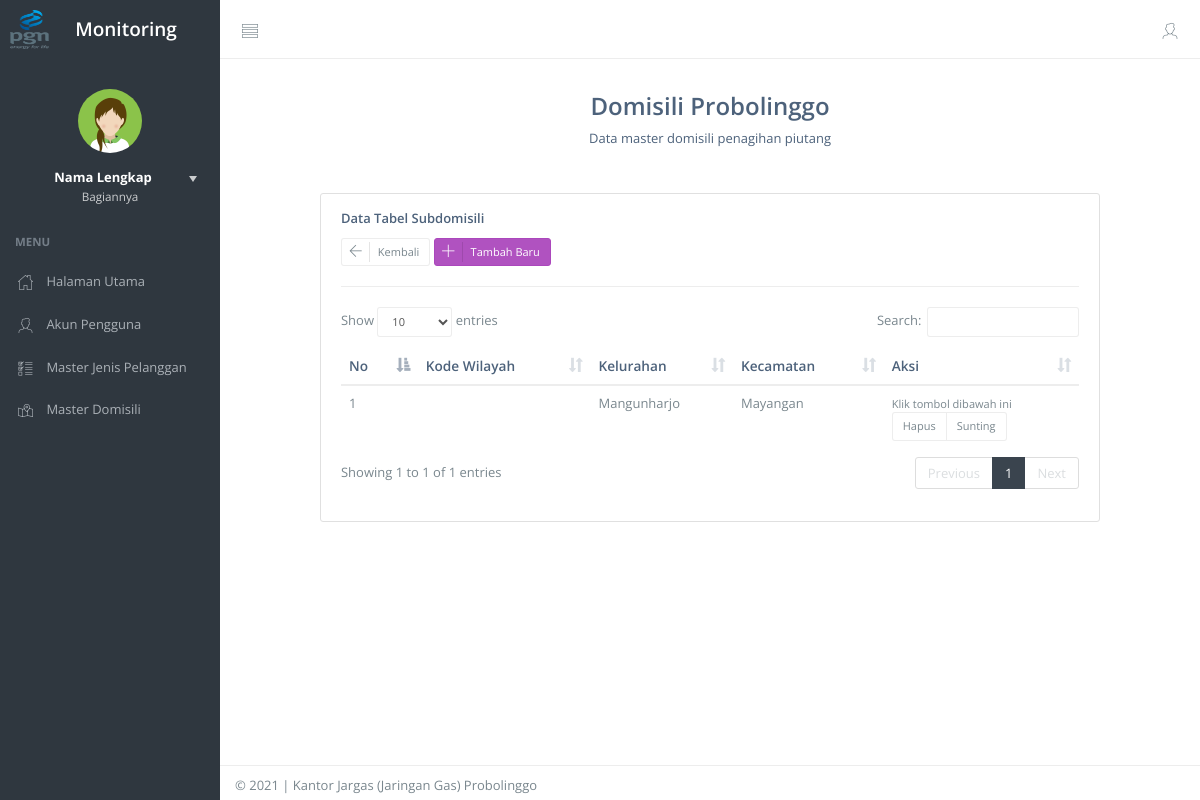
Page /domisili/subdomisili/6 on the committed database.
### tables this page shows
CREATE TABLE `master_domisili` (
  `id_domisili` int(11) NOT NULL,
  `kota` varchar(50) NOT NULL,
  `wilayah` enum('kota','kabupaten') NOT NULL
);

CREATE TABLE `master_subdomisili` (
  `id_subdomisili` int(11) NOT NULL,
  `id_domisili` int(11) NOT NULL,
  `kelurahan` varchar(50) NOT NULL,
  `kecamatan` varchar(50) NOT NULL
);

### application/controllers/Domisili.php (called while the page is built, shortened)
<?php
    class Domisili extends CI_Controller {
        function __construct() {
            $this->load->model('M_domisili');
        }
        function subdomisili( $id_domisili ) {
            $where = ['id_domisili' => $id_domisili];
            $dataDomisili = $this->M_domisili->getDataTable( $where , 'master_domisili');
            $dataSubDomisili = $this->M_domisili->getDataTable( $where , 'master_subdomisili');
            $data = array(
                'folder'    => "domisili",
                'view'      => "V_subdomisili",
                'subdomisili'  => $dataSubDomisili,
                'domisili'     => $dataDomisili->row_array()
            );
            $this->load->view('template/template_backend', $data);
        }
    }

### index.php (called while the page is built, shortened)
<?php
require_once BASEPATH.'core/CodeIgniter.php';

### application/models/M_domisili.php (called while the page is built, shortened)
<?php
    class M_domisili extends CI_Model {
        function getDataTable( $where = null, $table ) {
            if ( $where ) {
                return $this->db->get_where($table, $where);
            } else {
                return $this->db->get($table);
            }
        }
    }

### application/views/domisili/V_subdomisili.php (the view, shortened to what this page needs)
<div id="content-container">
    <div id="page-head">
        <div class="pad-all text-center">
            <h3>Domisili <?php echo $domisili['kota'] ?></h3>
            <p1>Data master domisili penagihan piutang</p>
        </div>
    </div>
    <div id="page-content">
        <div class="row">
            <div class="col-md-10 col-md-offset-1">
                <div class="panel panel-body" style="border: 1px solid #e0e0e0">
                    <p class="text-main text-semibold">Data Tabel Subdomisili</p>
                    <a href="<?php echo base_url('domisili') ?>" class="btn btn-sm btn-default btn-labeled"><i class="btn-label ti-arrow-left"></i> Kembali</a>
                    <a href="#" data-target="#tambah-domisili" data-toggle="modal" class="btn btn-sm btn-purple btn-labeled"><i class="btn-label ti-plus"></i> Tambah Baru</a>
                    <hr>
                    <table class="table" id="table-subdomisili">
                        <thead>
                            <tr>
                                <th>No</th>
                                <th>Kode Wilayah</th>
                                <th>Kelurahan</th>
                                <th>Kecamatan</th>
                                <th>Aksi</th>
                            </tr>
                        </thead>
                        <tbody>
                            <?php foreach ( $subdomisili->result_array() AS $kolom ) { ?>
                            <tr>
                                <td>1</td>
                                <td>
                                </td>
                                <td>
                                    <label for=""><?php echo $kolom['kelurahan'] ?></label>
                                </td>
                                <td>
                                    <label for=""><?php echo $kolom['kecamatan'] ?></label>
                                </td>
                                <td>
                                    <small>Klik tombol dibawah ini</small> <br>
                                    <div class="btn-group mar-rgt">
                                        <button data-target="#hapus-subdomisili-<?php echo $kolom['id_subdomisili'] ?>" data-toggle="modal" class="btn btn-sm btn-default btn-active-danger">Hapus</button>
                                        <button data-target="#sunting-subdomisili-<?php echo $kolom['id_subdomisili'] ?>" data-toggle="modal" class="btn btn-sm btn-default btn-active-warning">Sunting</button>
                                    </div>
                                </td>
                            </tr>
                            <?php } ?>
                        </tbody>
                    </table>
                </div>
            </div>
        </div>
    </div>
</div>

### rows in the picture
master_domisili: kota "Probolinggo"
master_subdomisili: kelurahan "Mangunharjo", kecamatan "Mayangan"

### other values in the picture
$full_name "Nama Lengkap"
$caption "Bagiannya"
